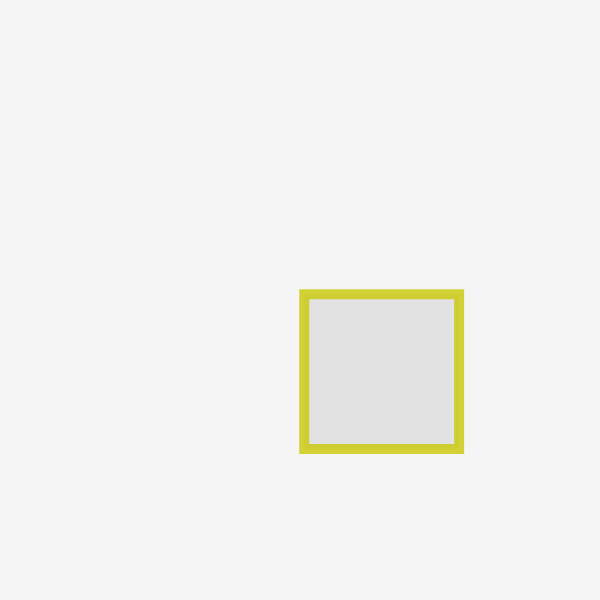
Frame 1 (no input)
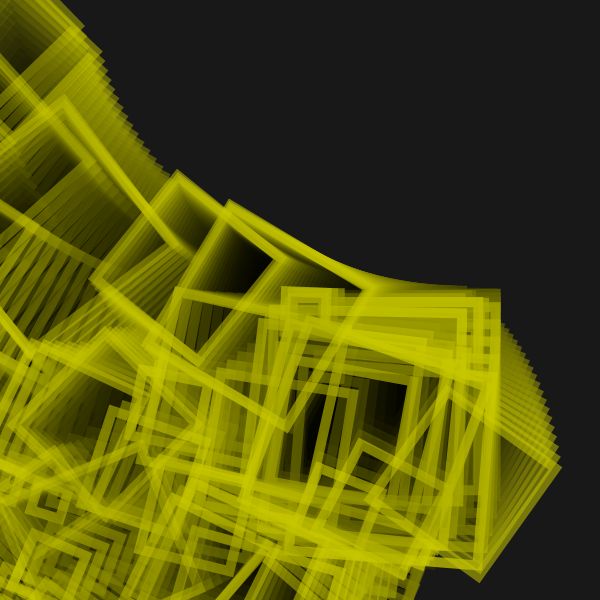
Frame 60 (no input)
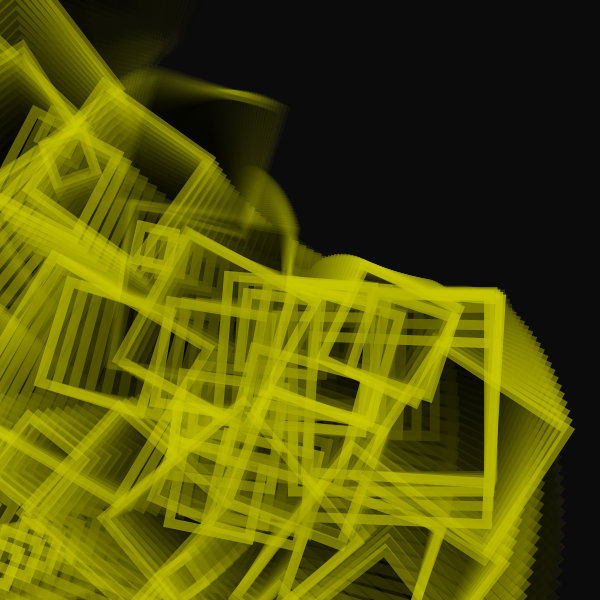
Frame 120 (the mouse pressed at the canvas centre since frame 60)

The p5.js sketch that drew these frames (run headless with seeded random() and noise() and a simulated clock; from frame 60 on, the mouse is pressed at the canvas centre):

// p5.js sketch
// ── sketch.js
//Based off the particle system example on p5.js
//https://p5js.org/examples/simulate-particle-system.html 

//Nina Lutz, Jan 1 2021
let system;

function setup() {
  var canvas;
  if(windowWidth>=600 && windowHeight >=600){
    canvas = createCanvas(600, 600);
  }
  else{
    canvas = createCanvas(windowWidth, windowHeight - 100);
  }
  system = new ParticleSystem(createVector(width/2, height/2));

  var x = (windowWidth - width) / 2;
  var y = (windowHeight - height) / 2;

  canvas.position(x, y);

}

function draw() {
  background(0, 10);
  system.addParticle();
  frameRate(20)
  system.run();
  fill(255);
}

// A simple Particle class
let Particle = function(position) {
  this.acceleration = createVector(-0.05, 0.05);
  this.velocity = createVector(random(-10, 10), random(-10, 10));
  this.position = position.copy();
  this.lifespan = 200;
  this.size = random(20, 200);
};

Particle.prototype.run = function() {
  this.update();
  this.display();
};

// Method to update position
Particle.prototype.update = function(){
  this.velocity.add(this.acceleration);
  this.position.add(this.velocity);
  this.lifespan -= 2;
};

// Method to display
Particle.prototype.display = function() {
  stroke(200, 200, 0, this.lifespan);
  strokeWeight(10);
  fill(0, 20)
  rect(this.position.x, this.position.y, this.size, this.size);
  rotate(0.02)
};

// Is the particle still useful?
Particle.prototype.isDead = function(){
  return this.lifespan < 0;
};

let ParticleSystem = function(position) {
  this.origin = position.copy();
  this.particles = [];
};

ParticleSystem.prototype.addParticle = function() {
  this.particles.push(new Particle(this.origin));
};

ParticleSystem.prototype.run = function() {
  for (let i = this.particles.length-1; i >= 0; i--) {
    let p = this.particles[i];
    p.run();
    if (p.isDead()) {
      this.particles.splice(i, 1);
    }
  }
};
